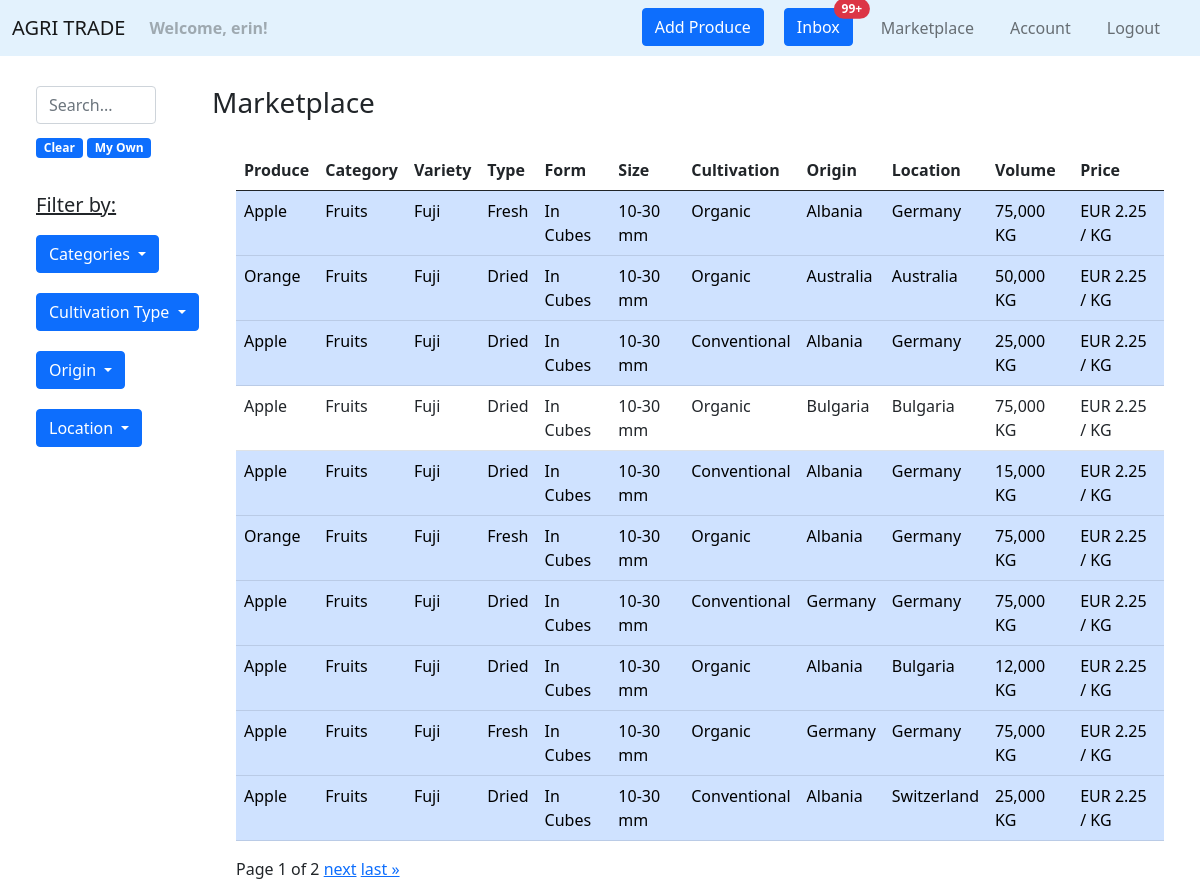
Page /marketplace/ (signed in) on the committed database.
### agri_trade/marketplace/models.py (models this page shows, shortened)
class Product(models.Model):
    PRODUCT_CATEGORY = [
        ('Cereals', 'Cereals'),
        ('Pulses', 'Pulses'),
        ('Nuts', 'Nuts'),
        ('Oilseeds', 'Oilseeds'),
        ('Sugar and starch', 'Sugar and starch'),
        ('Fiber Crops', 'Fiber Crops'),
        ('Beverages', 'Beverages'),
        ('Narcotics', 'Narcotics'),
        ('Spices', 'Spices'),
        ('Forages', 'Forages'),
        ('Vegetables', 'Vegetables'),
        ('Fruits', 'Fruits'),
    ]
    PRODUCT_TYPE_MAX_LEN = max([len(product_type[1]) for product_type in PRODUCT_CATEGORY])
    CULTIVATION_TYPES = [
        ('Organic', 'Organic'),
        ('Conventional', 'Conventional'),
        ('In Conversion', 'In Conversion'),
    ]
    CULTIVATION_TYPE_MAX_LEN = max([len(cultivation_type[1]) for cultivation_type in CULTIVATION_TYPES])
    NAME_MAX_LEN = 20
    VARIETY_MAX_LEN = 25
    TYPE_MAX_LEN = 25
    FORM_MAX_LEN = 25
    SIZE_MAX_LEN = 25
    AVAILABLE_VOLUME_MIN_VALUE = 0
    AVAILABLE_VOLUME_MAX_VALUE = 1000000
    PRICE_MIN_VALUE = 0
    DESCRIPTION_MAX_LEN = 500
    owner = models.ForeignKey(
        UserModel,
        on_delete=CASCADE)
    name = models.CharField(
        max_length=NAME_MAX_LEN,
    )
    category = models.CharField(
        max_length=PRODUCT_TYPE_MAX_LEN,
        choices=PRODUCT_CATEGORY,
    )
    variety = models.CharField(
        max_length=VARIETY_MAX_LEN,
        blank=True,
        null=True,
    )
    type = models.CharField(
        max_length=TYPE_MAX_LEN,
        blank=True,
        null=True,
    )
    form = models.CharField(
        max_length=FORM_MAX_LEN,
        blank=True,
        null=True,
    )
    size = models.CharField(
        max_length=SIZE_MAX_LEN,
        blank=True,
        null=True,
    )
    cultivation_type = models.CharField(
        max_length=CULTIVATION_TYPE_MAX_LEN,
        choices=CULTIVATION_TYPES,
    )
    available_volume = models.IntegerField(
        validators=[
            MinValueValidator(AVAILABLE_VOLUME_MIN_VALUE),
            MaxValueValidator(AVAILABLE_VOLUME_MAX_VALUE),
        ]
    )
    price = models.FloatField(
        validators=[
            MinValueValidator(PRICE_MIN_VALUE),
        ]
    )
    description = models.TextField(
        max_length=DESCRIPTION_MAX_LEN,
        blank=True,
        null=True,
    )
    origin = CountryField(
    )
    location = CountryField(
    )
    image = models.ImageField(
        null=True,
        blank=True,
        upload_to='produces',
        validators=(
            file_size,
        )
    )
    created_on = models.DateTimeField(
        auto_now_add=True
    )
    edited_on = models.DateTimeField(
        auto_now=True
    )

### agri_trade/marketplace/views.py (the view)
# urls.py: path('', views.marketplace, name='marketplace'),
@login_required
def marketplace(request):
    products_per_page = 10
    q = request.GET.get('q') if request.GET.get('q') is not None else ''
    products = Product.objects \
        .filter(
            Q(name__icontains=q) |
            Q(category__icontains=q) |
            Q(cultivation_type__icontains=q) |
            Q(origin__icontains=q) |
            Q(location__icontains=q) |
            Q(variety__icontains=q) |
            Q(type__icontains=q) |
            Q(description__icontains=q) |
            Q(form__icontains=q) |
            Q(owner__username=q)) \
        .order_by('-created_on')
    categories = {product.category for product in Product.objects.all()}
    cultivation_types = {product.cultivation_type for product in Product.objects.all()}
    origins = {product.origin for product in Product.objects.all()}
    locations = {product.location for product in Product.objects.all()}
    paginator = Paginator(products, products_per_page)
    page_number = request.GET.get('page')
    page_obj = paginator.get_page(page_number)
    context = {
        'categories': categories,
        'cultivation_types': cultivation_types,
        'origins': origins,
        'locations': locations,
        'page_obj': page_obj,
        'query': q,
    }
    return render(request, 'marketplace/marketplace.html', context)

### agri_trade/marketplace/templates/marketplace/marketplace.html (shortened to what this page needs)
{% extends 'web/base.html' %}
{% load humanize %}
{% block content %}
    <div class="container-fluid" style="margin-top: 30px">
        <div class="row">
            <div class="col-2">
                <div class="container">
                    <div class="row justify-content-md-left">
                        <form class="d-flex" role="search">
                            <input class="form-control me-2" type="text" placeholder="Search..." name="q">
                        </form>
                        <div class="container" style="margin-top: 10px">
                            <a href="{% url 'marketplace:marketplace' %}"><span
                                    class="badge bg-primary">Clear</span></a>
                            <a href="{% url 'marketplace:marketplace' %}?q={{ request.user.username }}"><span
                                    class="badge bg-primary">My Own</span></a>
                        </div>
                        <div class="container" style="margin-top: 10px">
                            <h5 style="margin-top: 25px"><u>Filter by:</u></h5>
                            <div>
                                <button type="button" class="btn btn-primary dropdown-toggle" style="margin-top: 10px"
                                        data-bs-toggle="collapse" data-bs-target="#category">Categories
                                </button>
                            </div>
                            <div>
                                <button type="button" class="btn btn-primary dropdown-toggle" style="margin-top: 20px"
                                        data-bs-toggle="collapse" data-bs-target="#cultivationType">Cultivation Type
                                </button>
                            </div>
                            <div>
                                <button type="button" class="btn btn-primary dropdown-toggle" style="margin-top: 20px"
                                        data-bs-toggle="collapse" data-bs-target="#origin">Origin
                                </button>
                            </div>
                            <div>
                                <button type="button" class="btn btn-primary dropdown-toggle" style="margin-top: 20px"
                                        data-bs-toggle="collapse" data-bs-target="#location">Location
                                </button>
                            </div>
                        </div>
                    </div>
                </div>
            </div>
            <div class="col-10">
                <h3>Marketplace {% if query %} > {{ query }} {% endif %}</h3>
                <div class="container">
                    <table class="table table-hover" style="margin-top: 30px">
                        <thead>
                        <tr>
                            <th scope="col">Produce</th>
                            <th scope="col">Category</th>
                            <th scope="col">Variety</th>
                            <th scope="col">Type</th>
                            <th scope="col">Form</th>
                            <th scope="col">Size</th>
                            <th scope="col">Cultivation</th>
                            <th scope="col">Origin</th>
                            <th scope="col">Location</th>
                            <th scope="col">Volume</th>
                            <th scope="col">Price</th>
                        </tr>
                        </thead>
                        <tbody>
                        {% for product in page_obj %}
                            <tr onclick="window.location='{% url "marketplace:product details" product.id %}';"
                                    {% if product.owner == request.user %} class="table-primary" {% endif %}>
                                <td>{{ product.name }}</td>
                                <td>{{ product.category }}</td>
                                <td>{% if product.variety %}{{ product.variety }}{% endif %}</td>
                                <td>{% if product.type %}{{ product.type }}{% endif %}</td>
                                <td>{% if product.form %}{{ product.form }}{% endif %}</td>
                                <td>{% if product.size %}{{ product.size }}{% endif %}</td>
                                <td>{{ product.cultivation_type }}</td>
                                <td>{{ product.origin.name }}</td>
                                <td>{{ product.location.name }}</td>
                                <td>{{ product.available_volume|intcomma }} KG</td>
                                <td>EUR {{ product.price|floatformat:2 }} / KG</td>
                            </tr>
                        {% empty %}
                            <p>Sorry, we couldn't find the produce you are looking for.</p>
                        {% endfor %}
                        </tbody>
                    </table>
                    <div class="pagination">
                        <span class="step-links">
                            <span class="current">
                                Page {{ page_obj.number }} of {{ page_obj.paginator.num_pages }}
                            </span>
                            {% if page_obj.has_next %}
                                <a href="?page={{ page_obj.next_page_number }}">next</a>
                                <a href="?page={{ page_obj.paginator.num_pages }}">last &raquo;</a>
                            {% endif %}
                        </span>
                    </div>
                </div>
            </div>
        </div>
    </div>
{% endblock %}

### agri_trade/web/templates/web/navigation.html (shortened to what this page needs)
<nav class="navbar navbar-expand-lg navbar-light" style="background-color: #e3f2fd;">
    <div class="container-fluid">
        <a class="navbar-brand" href="{% url 'web:homepage' %}">AGRI TRADE</a>
        <ul class="navbar-nav">
            {% if request.user.is_authenticated %}
                <li class="nav-item">
                    <b><a class="nav-link disabled" href="#">Welcome, {{ request.user.username }}!</a></b>
                </li>
            {% endif %}
        </ul>
        <div class="collapse navbar-collapse" id="navbarNavDropdown">
            <ul class="navbar-nav ms-auto">
                {% if request.user.is_authenticated %}
                    <li class="nav-item" style="padding-right: 20px">
                        <a class="btn btn-primary" href="{% url 'marketplace:add product' %}">Add Produce</a>
                    </li>
                    <li class="nav-item" style="padding-right: 20px">
                        <button type="button" class="btn btn-primary position-relative" onclick="location.href = '#';">
                            Inbox
                            <span class="position-absolute top-0 start-100 translate-middle badge rounded-pill bg-danger">
                                99+
                            </span>
                        </button>
                    </li>
                    <li class="nav-item" style="padding-right: 20px">
                        <a class="nav-link" href="{% url 'marketplace:marketplace' %}">Marketplace</a>
                    </li>
                    <li class="nav-item" style="padding-right: 20px">
                        <a class="nav-link" href="{% url 'accounts:account' %}">Account</a>
                    </li>
                    <li class="nav-item" style="padding-right: 20px">
                        <a class="nav-link" href="{% url 'accounts:logout' %}">Logout</a>
                    </li>
                {% endif %}
            </ul>
        </div>
    </div>
</nav>

### rows in the picture
Product: name "Apple", category "Fruits", variety "Fuji", type "Fresh", form "In Cubes", size "10-30 mm", cultivation_type "Organic", origin.name "Albania", location.name "Germany", available_volume "75,000", price "2.25"
Product: name "Orange", category "Fruits", variety "Fuji", type "Dried", form "In Cubes", size "10-30 mm", cultivation_type "Organic", origin.name "Australia", location.name "Australia", available_volume "50,000", price "2.25"
Product: name "Apple", category "Fruits", variety "Fuji", type "Dried", form "In Cubes", size "10-30 mm", cultivation_type "Conventional", origin.name "Albania", location.name "Germany", available_volume "25,000", price "2.25"
Product: name "Apple", category "Fruits", variety "Fuji", type "Dried", form "In Cubes", size "10-30 mm", cultivation_type "Organic", origin.name "Bulgaria", location.name "Bulgaria", available_volume "75,000", price "2.25"
Product: name "Apple", category "Fruits", variety "Fuji", type "Dried", form "In Cubes", size "10-30 mm", cultivation_type "Conventional", origin.name "Albania", location.name "Germany", available_volume "15,000", price "2.25"
Product: name "Orange", category "Fruits", variety "Fuji", type "Fresh", form "In Cubes", size "10-30 mm", cultivation_type "Organic", origin.name "Albania", location.name "Germany", available_volume "75,000", price "2.25"
Product: name "Apple", category "Fruits", variety "Fuji", type "Dried", form "In Cubes", size "10-30 mm", cultivation_type "Conventional", origin.name "Germany", location.name "Germany", available_volume "75,000", price "2.25"
Product: name "Apple", category "Fruits", variety "Fuji", type "Dried", form "In Cubes", size "10-30 mm", cultivation_type "Organic", origin.name "Albania", location.name "Bulgaria", available_volume "12,000", price "2.25"
Product: name "Apple", category "Fruits", variety "Fuji", type "Fresh", form "In Cubes", size "10-30 mm", cultivation_type "Organic", origin.name "Germany", location.name "Germany", available_volume "75,000", price "2.25"
Product: name "Apple", category "Fruits", variety "Fuji", type "Dried", form "In Cubes", size "10-30 mm", cultivation_type "Conventional", origin.name "Albania", location.name "Switzerland", available_volume "25,000", price "2.25"

### other values in the picture
{{ request.user.username }} "erin"
{{ page_obj.number }} "1"
{{ page_obj.paginator.num_pages }} "2"
